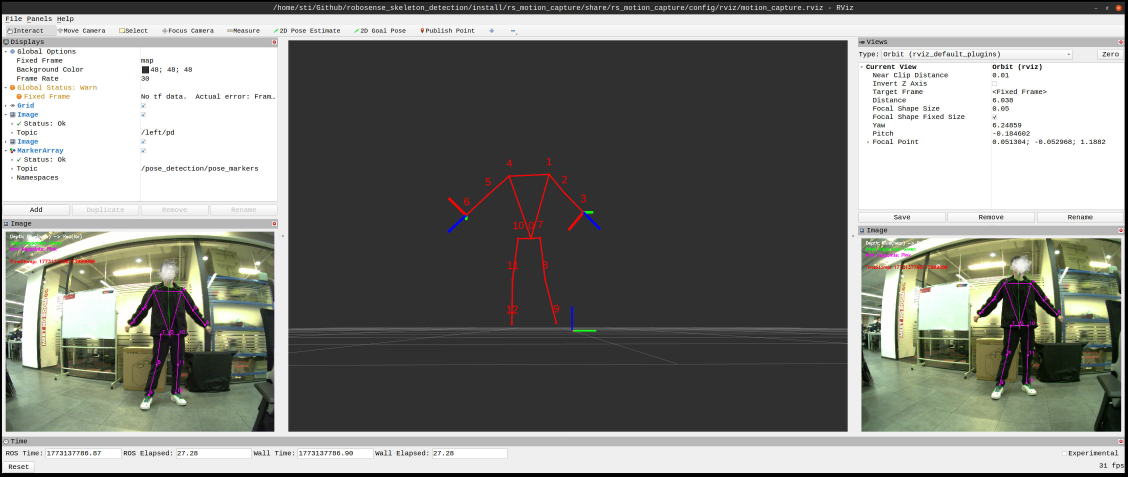
#> input picture images/27.jpg, 3384 x 1429 px, given as the content of the folder left_camera, which was not available (shown at 1/3 size)
$ python generate_video.py
#> lines starting #> are read from the running program, lines starting #| are printed output that depends on the picture; pictures that were not available may be replaced by others from this repository, and a replacement may not be noted
import numpy as np
import cv2
import argparse
import os


def parse_args():
    parser = argparse.ArgumentParser()
    parser.add_argument("--root_path", default="", type=str)
    parser.add_argument("--dst_path", default="", type=str)
    parser.add_argument("--record_start_idx", default=0, type=int)
    parser.add_argument("--frame_start_idx", default=0, type=int)
    parser.add_argument("--mode", default="video", type=str)
    args = parser.parse_args()
    return args

def read_images(image_dir):
    imgs = os.listdir(image_dir)
    imgs = sorted(imgs)
    imgs = [os.path.join(image_dir, img) for img in imgs]
    return imgs

if __name__ == "__main__":
    args = parse_args()
    root_path = args.root_path
    left_camera = os.path.join(root_path, "left_camera")
    right_camera = os.path.join(root_path, "right_camera")
    frames = os.path.join(root_path,"frames")
    # markers_path = os.path.join(root_path,"marker_frames")

    left_imgs = read_images(left_camera)
    right_imgs = read_images(right_camera)
    frame_imgs = read_images(frames)
    # marker_imgs = read_images(markers_path)
    assert len(left_imgs) == len(right_imgs)

    # 2286
    # record_start_idx = 209
    # frame_start_idx = 229
    # markers_start_idx = 209
    #
    # # 2288
    # record_start_idx = 155-9+4+2
    # frame_start_idx = 52
    #
    # # 2298
    # record_start_idx = 31
    # frame_start_idx = 46
    #
    # # 2506
    # record_start_idx = 194-10+2
    # frame_start_idx = 296
    #
    # # 2831
    # record_start_idx = 19
    # frame_start_idx = 26

    record_start_idx = args.record_start_idx
    frame_start_idx = args.frame_start_idx

    # seq = min([len(left_imgs)-record_start_idx,len(frame_imgs)-frame_start_idx, len(marker_imgs)-markers_start_idx])
    seq = min([len(left_imgs)-record_start_idx,len(frame_imgs)-frame_start_idx])
    fourcc = cv2.VideoWriter_fourcc(*"mp4v")
    out = None

    for i in range(seq):
        left_img = cv2.imread(left_imgs[i+record_start_idx])
#> left_img is the input picture: shape (1429, 3384, 3); mean B, G, R 126.9, 132, 131.1
        right_img = cv2.imread(right_imgs[i+record_start_idx])
        frame_img = cv2.imread(frame_imgs[i+frame_start_idx])
        # marker_img = cv2.imread(marker_imgs[i+markers_start_idx])
        # mh, mw = marker_img.shape[0], marker_img.shape[1]
        lh, lw = left_img.shape[0],left_img.shape[1]
#> lh = 1429; lw = 3384
        left_resize_img = cv2.resize(left_img,(lw//2, lh//2))
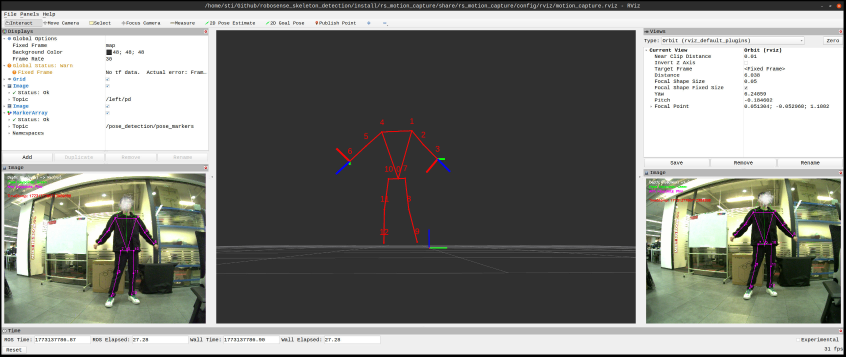
#> left_resize_img: shape (714, 1692, 3) (shown at 1/2 size); mean B, G, R 126.9, 132, 131.1
        right_resize_img = cv2.resize(right_img,(lw//2, lh//2))
        col0: np.ndarray = np.concatenate([left_resize_img,right_resize_img],axis=0)
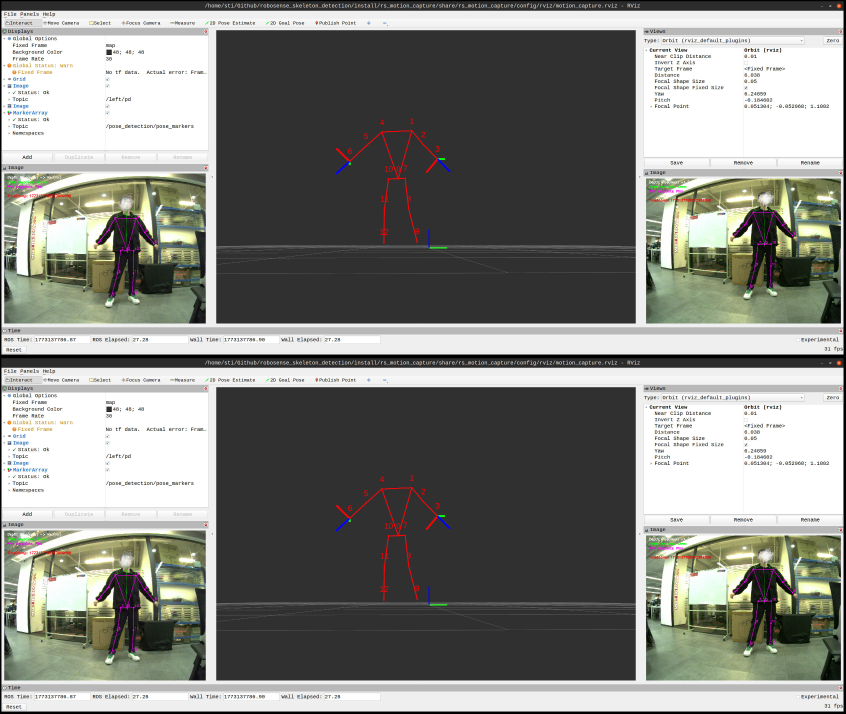
#> col0: shape (1428, 1692, 3) (shown at 1/2 size); mean B, G, R 126.9, 132, 131.1
        frame_h, frame_w = frame_img.shape[0],frame_img.shape[1]
#> frame_h = 1429; frame_w = 3384
        res_h = col0.shape[0]
#> res_h = 1428
        col1_w = int(frame_w * res_h / frame_h)
#> col1_w = 3381
        # col2_w = int(mw * res_h / mh)
        frame_resize_img = cv2.resize(frame_img, (col1_w, res_h))
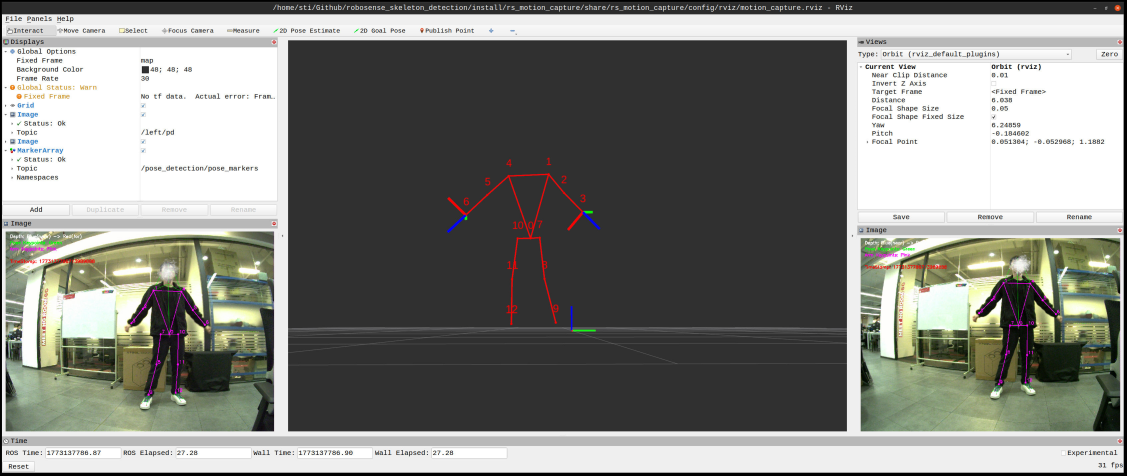
#> frame_resize_img: shape (1428, 3381, 3) (shown at 1/3 size); mean B, G, R 126.9, 132, 131.1
        # marker_resize_img = cv2.resize(marker_img, (col2_w, res_h))
        # res_img = np.concatenate([col0, frame_resize_img,marker_resize_img],axis=1)
        res_img = np.concatenate([col0, frame_resize_img],axis=1)
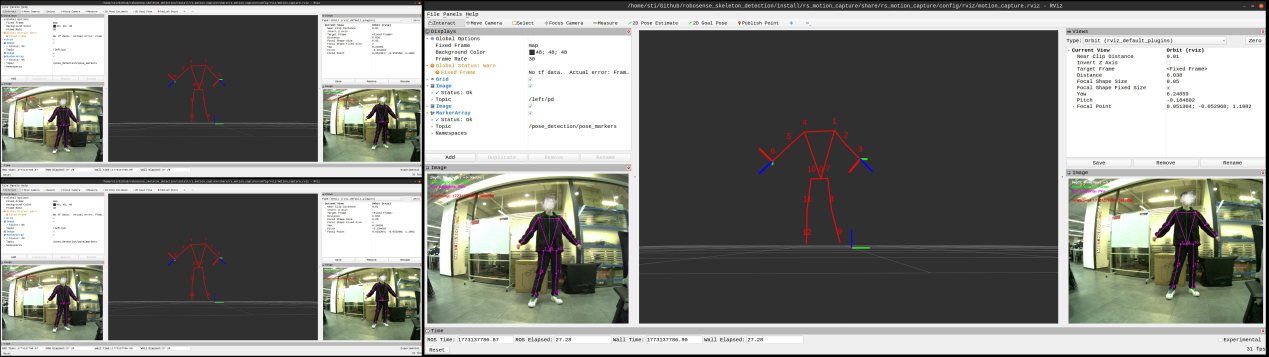
#> res_img: shape (1428, 5073, 3) (shown at 1/4 size); mean B, G, R 126.9, 132, 131.1
        if args.mode == "video":
            if i == 0:
                out = cv2.VideoWriter(args.dst_path, fourcc, 20, (res_img.shape[1],res_img.shape[0]), True)
            assert out is not None
            out.write(res_img)
        else:
            cv2.imshow("peek",res_img)
            cv2.waitKey(0)
    if args.mode == "video" and out is not None:
        out.release()

        # cv2.imshow("res",res_img)
        # cv2.waitKey(0)
